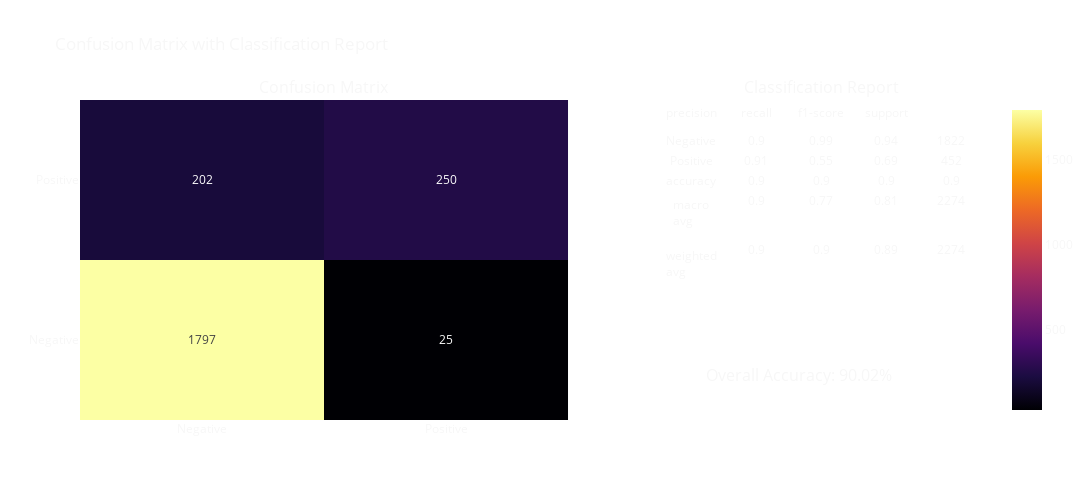

Notebook cell for this chart:
### Markdown cell above
### Logistic Regression with N-Grams

### Code cell
# Create feature vectors
vectorizer = TfidfVectorizer(min_df=5, max_df=0.8, sublinear_tf=True, use_idf=True, ngram_range=(1,2))

# Only getting Binary labels
X = vectorizer.fit_transform(tweets.loc[(tweets["airline_sentiment"] == "positive") | (tweets["airline_sentiment"] == "negative"), 'text'])
y = tweets.loc[(tweets["airline_sentiment"] == "positive") | (tweets["airline_sentiment"] == "negative"), 'airline_sentiment']

# Split data
X_train, X_test, y_train, y_test = train_test_split(X, y, test_size=0.2, random_state=42)

# Train model
model = LogisticRegression()
model.fit(X_train, y_train)

# Predict and evaluate
y_pred = model.predict(X_test)

# Evaluate the model
cm = confusion_matrix(y_test, y_pred)
plot_confusion_matrix_with_classification_report(cm, ["Negative", "Positive"], y_test, y_pred)

### Figure 1 — Plotly figure (JSON) as saved in the notebook; plotly's stock layout.template omitted (floating-point values rounded to 4 significant figures)
{"data": [{"colorscale": [[0, "#000004"], [0.1111, "#1b0c41"], [0.2222, "#4a0c6b"], [0.3333, "#781c6d"], [0.4444, "#a52c60"], [0.5556, "#cf4446"], [0.6667, "#ed6925"], [0.7778, "#fb9b06"], [0.8889, "#f7d13d"], [1, "#fcffa4"]], "showscale": true, "text": [[1797, 25], [202, 250]], "textfont": {"size": 12}, "texttemplate": "%{text}", "type": "heatmap", "x": ["Negative", "Positive"], "xaxis": "x", "y": ["Negative", "Positive"], "yaxis": "y", "z": [[1797, 25], [202, 250]]}, {"cells": {"fill": {"color": "rgba(0,0,0,0)"}, "values": [["Negative", "Positive", "accuracy", "macro avg", "weighted avg"], [0.9, 0.91, 0.9, 0.9, 0.9], [0.99, 0.55, 0.9, 0.77, 0.9], [0.94, 0.69, 0.9, 0.81, 0.89], [1822, 452, 0.9, 2274, 2274]]}, "domain": {"x": [0.64, 1], "y": [0, 1]}, "header": {"fill": {"color": "rgba(0,0,0,0)"}, "values": ["precision", "recall", "f1-score", "support"]}, "type": "table"}], "layout": {"annotations": [{"font": {"size": 16}, "showarrow": false, "text": "Confusion Matrix", "x": 0.27, "xanchor": "center", "xref": "paper", "y": 1, "yanchor": "bottom", "yref": "paper"}, {"font": {"size": 16}, "showarrow": false, "text": "Classification Report", "x": 0.82, "xanchor": "center", "xref": "paper", "y": 1, "yanchor": "bottom", "yref": "paper"}, {"font": {"color": "rgba(247, 247, 247, 1)", "size": 16}, "showarrow": false, "text": "Overall Accuracy: 90.02%", "x": 0.9, "xref": "paper", "y": 0.1, "yref": "paper"}], "font": {"color": "rgba(247, 247, 247, 1)"}, "height": 500, "paper_bgcolor": "rgba(0,0,0,0)", "title": {"text": "Confusion Matrix with Classification Report"}, "width": 1200, "xaxis": {"anchor": "y", "domain": [0, 0.54]}, "yaxis": {"anchor": "x", "domain": [0, 1]}}}
